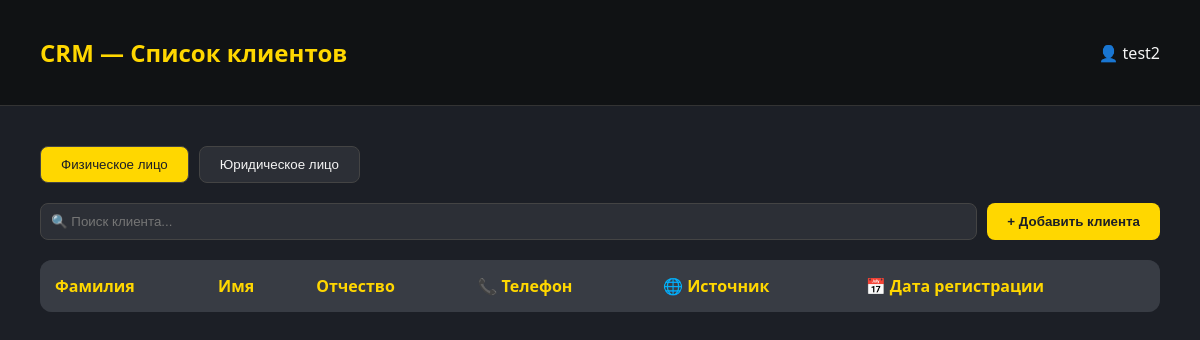
Before: /clients/ (signed in) with the older database file.
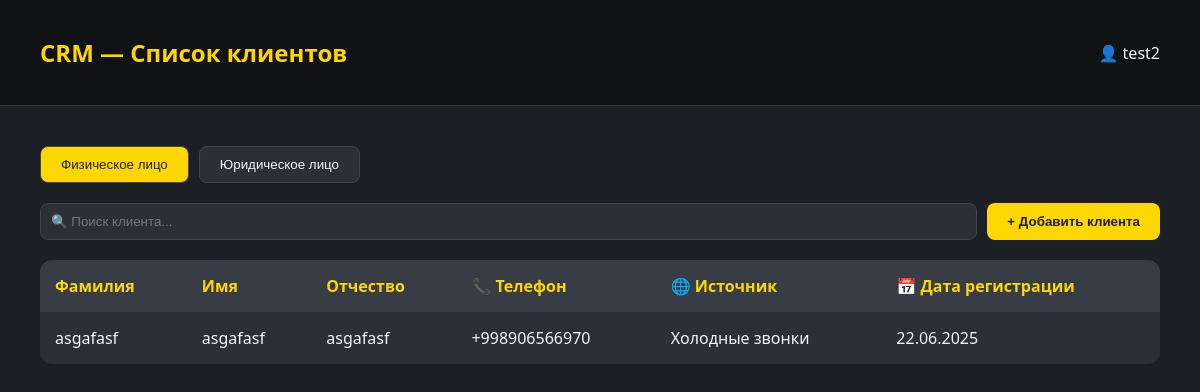
After: the same page with the newer database file.
### backend/models.py (models this page shows, shortened)
class Clients(models.Model):
    Social_CHOICES = [
        ("social", "Социальные сети"),
        ("cold_calls", "Холодные звонки"),
        ("word_of_mouth", "Сарафанное радио"),
    ]
    CLIENT_TYPE_CHOICES = [
        ('INDIVIDUAL', 'Физическое лицо'),
        ('LEGAL_ENTITY', 'Юридическое лицо'),
    ]
    social = models.CharField(max_length=20, choices=Social_CHOICES)
    client_type = models.CharField(
        max_length=20,
        choices=CLIENT_TYPE_CHOICES,
    )
    phone = PhoneNumberField()
    created_at = models.DateField(auto_now_add=True,null=True)
    name = models.CharField(max_length=200, null=True, blank=True, default=None)
    lastname = models.CharField(max_length=200, null=True, blank=True, default=None)
    middle_name = models.CharField(max_length=200, null=True, blank=True, default=None)
    adress = models.CharField(max_length=200, null=True, blank=True, default=None)
    company_name=models.CharField(max_length=200, null=True, blank=True, default=None)
    inn = models.CharField(max_length=12,null=True, blank=True, default=None)
    account=models.IntegerField(blank=True,null=True,default=None)
    mfo = models.IntegerField(blank=True, null=True, default=None)

### backend/views.py (the view)
# urls.py: path('clients/',views.ClietView.as_view(),name='clients'),
class ClietView(LoginRequiredMixin,TemplateView):
   template_name = 'client_list.html'
   login_url = reverse_lazy('login')
   def get_context_data(self, *, object_list=None, **kwargs):
      context = super().get_context_data(**kwargs)
      context['client_fiz']=Clients.objects.filter(client_type='INDIVIDUAL')
      context['client_leg'] = Clients.objects.filter(client_type='LEGAL_ENTITY')
      return context

### backend/templates/client_list.html (shortened to what this page needs)
<!DOCTYPE html>
<html lang="ru">
<head>
</head>
<body>
  <header>
    <h1>CRM — Список клиентов</h1>
    <div>👤 {{request.user.profile.name}}</div>
  </header>
  <div class="container">
     <div class="toggle-buttons">
      <button id="btn-individual" class="active">Физическое лицо</button>
      <button id="btn-legal">Юридическое лицо</button>
    </div>
    <div class="top-bar">
      <input type="text" placeholder="🔍 Поиск клиента...">
      <button onclick="window.location.href='{% url 'client_add' %}'">+ Добавить клиента</button>
    </div>
     <div id="individual-fields">
    <table>
      <thead>
        <tr>
          <th>Фамилия</th>
          <th>Имя</th>
          <th>Отчество</th>
          <th>📞 Телефон</th>
          <th>🌐 Источник</th>
          <th>📅 Дата регистрации</th>
        </tr>
      </thead>
      {% for item in client_fiz %}
      <tbody>
        <tr>
          <td>{{item.lastname}}</td>
          <td>{{item.name}}</td>
          <td>{{item.middle_name}}</td>
          <td>{{item.phone}}</td>
          <td>{{item.get_social_display}}</td>
          <td>{{item.created_at|date:"d.m.Y"}}</td>
        </tr>
      </tbody>
      {% endfor %}
       </table>
      </div>
  </div>
</body>
</html>

Changed rows visible on the page:
added Clients: lastname "asgafasf", name "asgafasf", middle_name "asgafasf", phone "+998906566970", social "Холодные звонки", created_at "22.06.2025"
